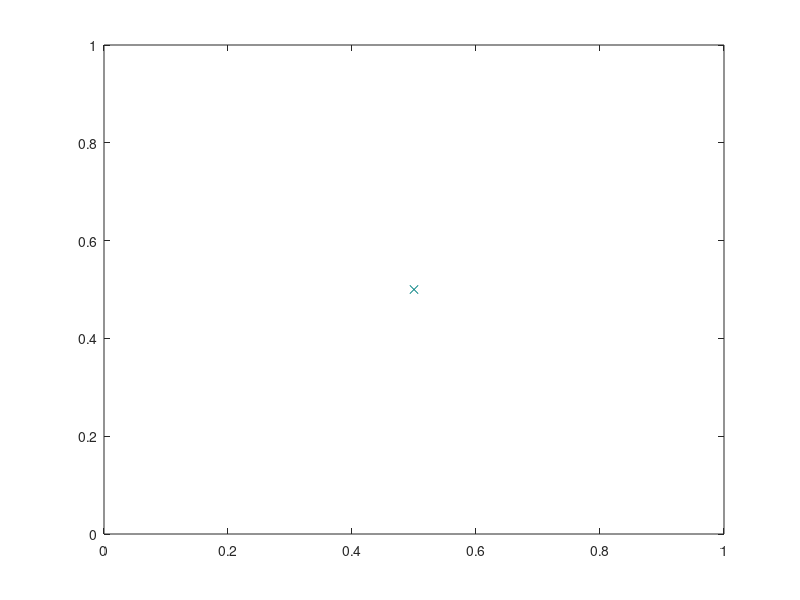

Write MATLAB code to recreate this figure. (Note: this script raises an error after producing the figure.)
% Rapidly Exploring Random Tree (RRT*)
% Builds and visulaizes an RRT* in the plane with no obstacles

% parameters
dx = 0.1; % step size toward random sample
r = dx; % radius for neighbor search

% state space: [0,1]^2
x0 = [0.5, 0.5]; % tree root
K = 700; % number of nodes
T.nodes = x0;
T.costs = 0;
T.edges = [];

% visualize
figure;
plot(x0(1), x0(2), 'x', 'Color', [0 .5 .5]);
axis([0 1 0 1]);
hold on;

% build tree
for k=1:K
    xrand = [rand, rand]; % random sample from state space
    xnear = nearest_vertex(xrand, T); % find nearest vertex in current tree
    xnew = xnear + dx*sqrt(log(k)/k)*(xrand - xnear)/norm(xrand - xnear); % steer from nearest vertext toward sample to new vertex
    Xnear = nearest_vertices(xnew, T, min(5*log(k)/k,r)); % find set of vertices near new vertex
    T.nodes = [T.nodes; xnew]; % add new vertex to tree (TODO: collision check)
    T.costs = [T.costs; T.costs(find(T.nodes == kron(ones(size(T.nodes,1),1), xnear),1))  + norm(xnear - xnew)]; % compute cost for new vertex to nearest one
    plot(xnew(1), xnew(2), '.', 'Color', [0 .5 .5]);
    
    % add edge to one of set of near vertices if cost is improved
    xmin = xnear;
    cmin = T.costs(end);
    for j=1:length(Xnear)
        if T.costs(Xnear(j)) + norm(Xnear(j) - xnew) < cmin
            xmin = T.nodes(Xnear(j),:);
            cmin = T.costs(Xnear(j)) + norm(T.nodes(Xnear(j),:) - xnew);
        end
    end
    T.edges = [T.edges; xmin xnew];
    line([xmin(1) xnew(1)], [xmin(2) xnew(2)], 'Color', [0 .5 .5], 'LineWidth', 1);
    T.costs(end) = cmin;
    
    % rewire vertices in Xnear if improved cost and delete edges to maintain tree structure TODO
    for j=1:length(Xnear)
        if cmin + norm(T.nodes(Xnear(j),:) - xnew) < T.costs(Xnear(j))
            vparent = find(T.edges(:,3:4) == kron(ones(size(T.edges,1),1), T.nodes(Xnear(j),:)), 1); % find old parent of Xnear(j)
            xparent = T.nodes(vparent);
            T.edges = [T.edges; xnew T.nodes(Xnear(j),:)]; % add better edge
            line([xnew(1) T.nodes(Xnear(j),1)], [xnew(2) T.nodes(Xnear(j),2)], 'Color', [0 .5 .5], 'LineWidth', 1);
            line([T.edges(vparent,1) T.edges(vparent,3)], [T.edges(vparent,2) T.edges(vparent,4)], 'Color', [1 1 1], 'LineWidth', 1); % HACK: add a white line!
            T.edges(vparent,:) = []; % delete edge to maintain tree
        end
    end
    
    pause(0.0002);
    k
end
   